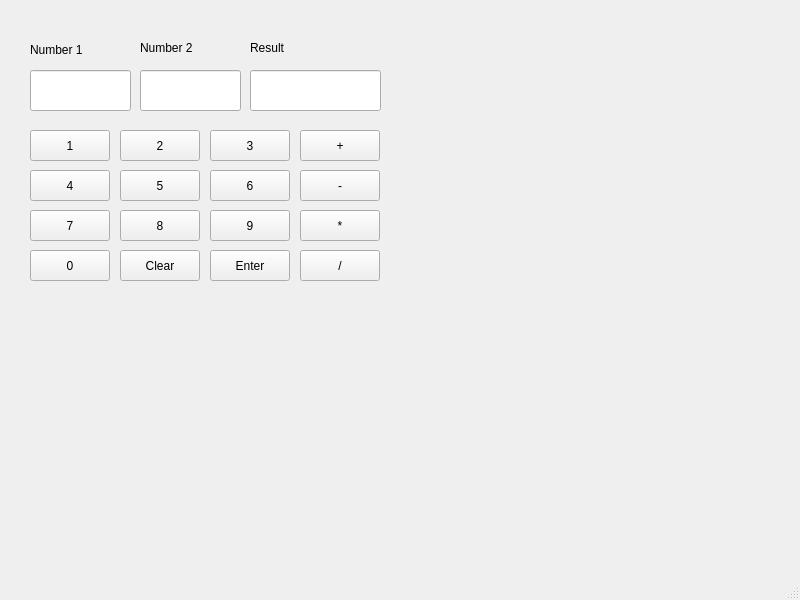
<?xml version="1.0" encoding="UTF-8"?>
<ui version="4.0">
 <class>MainWindow</class>
 <widget class="QMainWindow" name="MainWindow">
  <property name="geometry">
   <rect>
    <x>0</x>
    <y>0</y>
    <width>800</width>
    <height>600</height>
   </rect>
  </property>
  <property name="windowTitle">
   <string>MainWindow</string>
  </property>
  <widget class="QWidget" name="centralwidget">
   <widget class="QPushButton" name="N1">
    <property name="geometry">
     <rect>
      <x>30</x>
      <y>130</y>
      <width>80</width>
      <height>31</height>
     </rect>
    </property>
    <property name="text">
     <string>1</string>
    </property>
   </widget>
   <widget class="QPushButton" name="N4">
    <property name="geometry">
     <rect>
      <x>30</x>
      <y>170</y>
      <width>80</width>
      <height>31</height>
     </rect>
    </property>
    <property name="text">
     <string>4</string>
    </property>
   </widget>
   <widget class="QPushButton" name="N7">
    <property name="geometry">
     <rect>
      <x>30</x>
      <y>210</y>
      <width>80</width>
      <height>31</height>
     </rect>
    </property>
    <property name="text">
     <string>7</string>
    </property>
   </widget>
   <widget class="QPushButton" name="N0">
    <property name="geometry">
     <rect>
      <x>30</x>
      <y>250</y>
      <width>80</width>
      <height>31</height>
     </rect>
    </property>
    <property name="text">
     <string>0</string>
    </property>
   </widget>
   <widget class="QPushButton" name="N2">
    <property name="geometry">
     <rect>
      <x>120</x>
      <y>130</y>
      <width>80</width>
      <height>31</height>
     </rect>
    </property>
    <property name="text">
     <string>2</string>
    </property>
   </widget>
   <widget class="QPushButton" name="N5">
    <property name="geometry">
     <rect>
      <x>120</x>
      <y>170</y>
      <width>80</width>
      <height>31</height>
     </rect>
    </property>
    <property name="text">
     <string>5</string>
    </property>
   </widget>
   <widget class="QPushButton" name="N8">
    <property name="geometry">
     <rect>
      <x>120</x>
      <y>210</y>
      <width>80</width>
      <height>31</height>
     </rect>
    </property>
    <property name="text">
     <string>8</string>
    </property>
   </widget>
   <widget class="QPushButton" name="N6">
    <property name="geometry">
     <rect>
      <x>210</x>
      <y>170</y>
      <width>80</width>
      <height>31</height>
     </rect>
    </property>
    <property name="text">
     <string>6</string>
    </property>
   </widget>
   <widget class="QPushButton" name="N3">
    <property name="geometry">
     <rect>
      <x>210</x>
      <y>130</y>
      <width>80</width>
      <height>31</height>
     </rect>
    </property>
    <property name="text">
     <string>3</string>
    </property>
   </widget>
   <widget class="QPushButton" name="N9">
    <property name="geometry">
     <rect>
      <x>210</x>
      <y>210</y>
      <width>80</width>
      <height>31</height>
     </rect>
    </property>
    <property name="text">
     <string>9</string>
    </property>
   </widget>
   <widget class="QPushButton" name="add">
    <property name="geometry">
     <rect>
      <x>300</x>
      <y>130</y>
      <width>80</width>
      <height>31</height>
     </rect>
    </property>
    <property name="text">
     <string>+</string>
    </property>
   </widget>
   <widget class="QPushButton" name="sub">
    <property name="geometry">
     <rect>
      <x>300</x>
      <y>170</y>
      <width>80</width>
      <height>31</height>
     </rect>
    </property>
    <property name="text">
     <string>-</string>
    </property>
   </widget>
   <widget class="QPushButton" name="mul">
    <property name="geometry">
     <rect>
      <x>300</x>
      <y>210</y>
      <width>80</width>
      <height>31</height>
     </rect>
    </property>
    <property name="text">
     <string>*</string>
    </property>
   </widget>
   <widget class="QPushButton" name="div">
    <property name="geometry">
     <rect>
      <x>300</x>
      <y>250</y>
      <width>80</width>
      <height>31</height>
     </rect>
    </property>
    <property name="text">
     <string>/</string>
    </property>
   </widget>
   <widget class="QPushButton" name="clear">
    <property name="geometry">
     <rect>
      <x>120</x>
      <y>250</y>
      <width>80</width>
      <height>31</height>
     </rect>
    </property>
    <property name="text">
     <string>Clear</string>
    </property>
   </widget>
   <widget class="QPushButton" name="enter">
    <property name="geometry">
     <rect>
      <x>210</x>
      <y>250</y>
      <width>80</width>
      <height>31</height>
     </rect>
    </property>
    <property name="text">
     <string>Enter</string>
    </property>
   </widget>
   <widget class="QLabel" name="label">
    <property name="geometry">
     <rect>
      <x>30</x>
      <y>40</y>
      <width>91</width>
      <height>20</height>
     </rect>
    </property>
    <property name="text">
     <string>Number 1</string>
    </property>
   </widget>
   <widget class="QLabel" name="label_2">
    <property name="geometry">
     <rect>
      <x>140</x>
      <y>40</y>
      <width>101</width>
      <height>16</height>
     </rect>
    </property>
    <property name="text">
     <string>Number 2</string>
    </property>
   </widget>
   <widget class="QLabel" name="label_3">
    <property name="geometry">
     <rect>
      <x>250</x>
      <y>40</y>
      <width>131</width>
      <height>16</height>
     </rect>
    </property>
    <property name="text">
     <string>Result</string>
    </property>
   </widget>
   <widget class="QLineEdit" name="lineEdit1">
    <property name="geometry">
     <rect>
      <x>30</x>
      <y>70</y>
      <width>101</width>
      <height>41</height>
     </rect>
    </property>
   </widget>
   <widget class="QLineEdit" name="lineEdit2">
    <property name="geometry">
     <rect>
      <x>140</x>
      <y>70</y>
      <width>101</width>
      <height>41</height>
     </rect>
    </property>
   </widget>
   <widget class="QLineEdit" name="lineResult">
    <property name="geometry">
     <rect>
      <x>250</x>
      <y>70</y>
      <width>131</width>
      <height>41</height>
     </rect>
    </property>
   </widget>
  </widget>
  <widget class="QMenuBar" name="menubar">
   <property name="geometry">
    <rect>
     <x>0</x>
     <y>0</y>
     <width>800</width>
     <height>21</height>
    </rect>
   </property>
  </widget>
  <widget class="QStatusBar" name="statusbar"/>
 </widget>
 <resources/>
 <connections/>
</ui>
